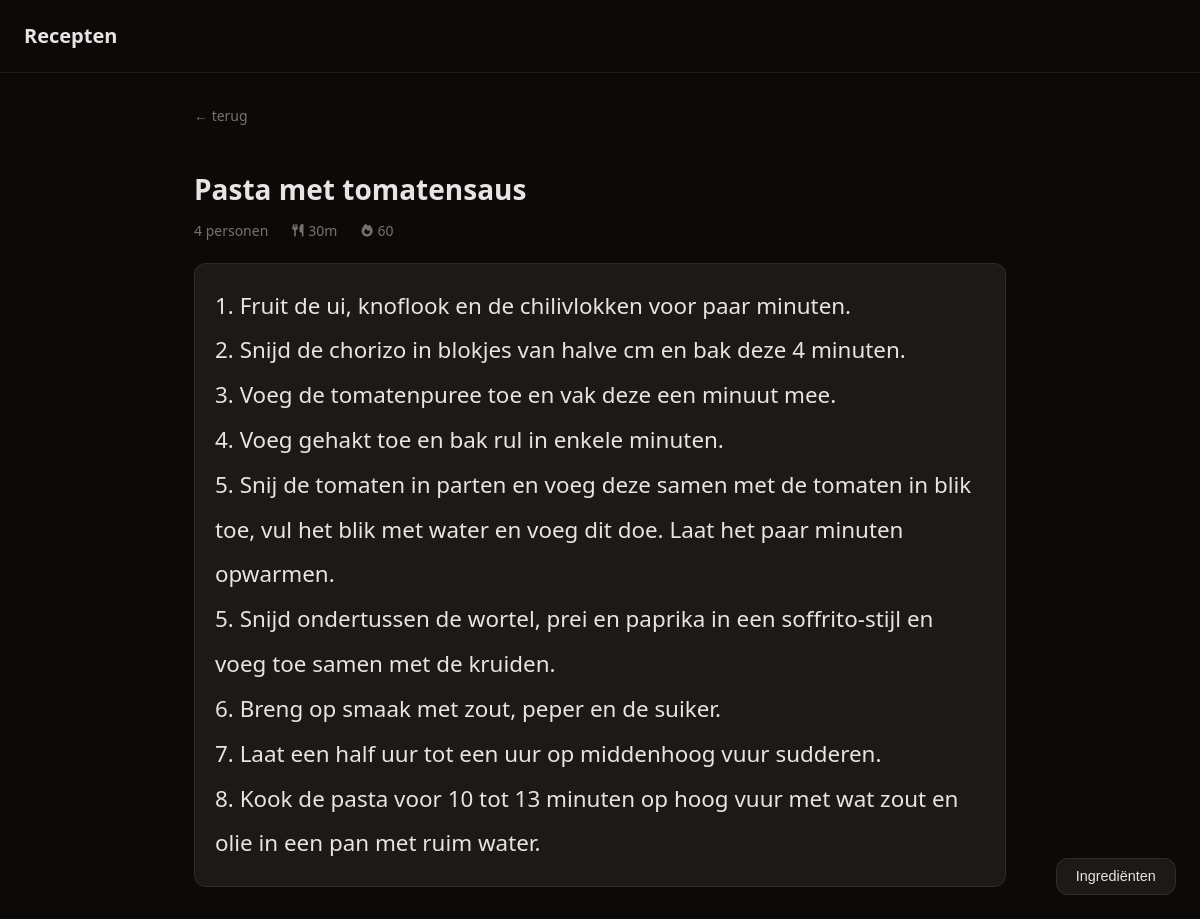
The app's page /recipes/2/cook with its own data.
### tables this page shows
CREATE TABLE recipe (
            id INTEGER PRIMARY KEY AUTOINCREMENT,
            title TEXT NOT NULL,
            steps TEXT NOT NULL DEFAULT '',
            servings INTEGER NOT NULL DEFAULT 2,
            updated_at TIMESTAMP DEFAULT CURRENT_TIMESTAMP
        , cook_time TEXT, tags TEXT, prep_time TEXT);

### app.py (the view)
@app.route("/recipes/<int:id>/cook")
def cook(id):
    db = get_db()
    recipe = db.execute("SELECT * FROM recipe WHERE id = ?", [id]).fetchone()
    if not recipe:
        return "Recept niet gevonden", 404
    ingredients = db.execute("SELECT * FROM ingredient WHERE recipe_id = ? ORDER BY sort_order", [id]).fetchall()
    return render_template("cook.html", recipe=recipe, ingredients=ingredients)

### app.py (called while the page is built)
def get_db():
    if "db" not in g:
        g.db = sqlite3.connect(DATABASE)
        g.db.row_factory = sqlite3.Row
        g.db.execute("PRAGMA foreign_keys = ON")
    return g.db

### templates/cook.html (shortened to what this page needs)
{% extends "base.html" %}
{% block content %}
<div class="cook-header">
  <a href="/recipes/{{ recipe.id }}" class="back">← terug</a>
</div>
<button id="ing-toggle" class="btn">Ingrediënten</button>
<h1>{{ recipe.title }}</h1>
<p class="meta">
  {{ recipe.servings }} personen
  {% if recipe.prep_time %}<span class="time-badge"><i class="fa-solid fa-utensils"></i> {{ recipe.prep_time }}</span>{% endif %}
  {% if recipe.cook_time %}<span class="time-badge"><i class="fa-solid fa-fire"></i> {{ recipe.cook_time }}</span>{% endif %}
</p>
<pre class="steps steps-cook">{{ recipe.steps }}</pre>
{% endblock %}

### static/css/style.css (style rules this page uses)
*, *::before, *::after { box-sizing: border-box; margin: 0; padding: 0; }
:root { --bg: #0c0a09; --surface: #1c1917; --border: rgba(255,255,255,0.08); --text: #e7e5e4; --muted: #78716c; --accent: #a3e635; --accent-fg: #0c0a09; --danger: #dc2626; --radius: 12px; --panel-width: min(420px, 90vw); }
body { background: var(--bg); color: var(--text); font-family: system-ui, sans-serif; font-size: 1rem; line-height: 1.6; min-height: 100vh; }
h1 { font-size: 1.75rem; font-weight: 700; margin-bottom: 0.5rem; }
.back { display: inline-block; color: var(--muted); text-decoration: none; font-size: 0.875rem; margin-bottom: 1.25rem; }
.meta { color: var(--muted); font-size: 0.875rem; margin-bottom: 1.25rem; display: flex; align-items: center; gap: 0.75rem; flex-wrap: wrap; }
.time-badge { display: inline-flex; align-items: center; gap: 0.35rem; font-size: 0.875rem; color: var(--muted); }
.time-badge i { color: var(--muted); }
.time-badge { display: inline-flex; align-items: center; gap: 0.3rem; margin-left: 0.75rem; }
.time-badge i { font-size: 0.8rem; }
.btn { display: inline-block; padding: 0.6rem 1.2rem; border-radius: var(--radius); font-size: 0.9rem; font-weight: 500; cursor: pointer; text-decoration: none; border: 1px solid var(--border); background: var(--surface); color: var(--text); }
.steps { white-space: pre-wrap; font-family: inherit; font-size: 1rem; line-height: 1.8; background: var(--surface); border: 1px solid var(--border); border-radius: var(--radius); padding: 1.25rem; }
.steps-cook { font-size: 1.4rem; line-height: 2; }
.cook-header { display: flex; justify-content: space-between; align-items: center; margin-bottom: 1.25rem; }
#ing-toggle { position: fixed; bottom: 1.5rem; right: 1.5rem; z-index: 5; }

### records on screen
recipe: title "Pasta met tomatensaus", servings "4", prep_time "30m", cook_time "60", steps "1. Fruit de ui, knoflook en de chilivlokken voor paar minuten. 2. Snijd de chorizo in blokjes van halve cm en bak deze 4 minuten. 3. Voeg de tomatenpuree toe en vak deze een minuut mee. 4. Voeg gehakt toe en bak rul in enkele minuten. 5. Snij de tomaten in parten en voeg deze samen met de tomaten in blik toe, vul het blik met water en voeg dit doe. Laat het paar minuten opwarmen. 5. Snijd ondertussen de wortel, prei en paprika in een soffrito-stijl en voeg toe samen met de kruiden. 6. Breng op smaak met zout, peper en de suiker. 7. Laat een half uur tot een uur op middenhoog vuur sudderen. 8. Kook de pasta voor 10 tot 13 minuten op hoog vuur met wat zout en olie in een pan met ruim water."
